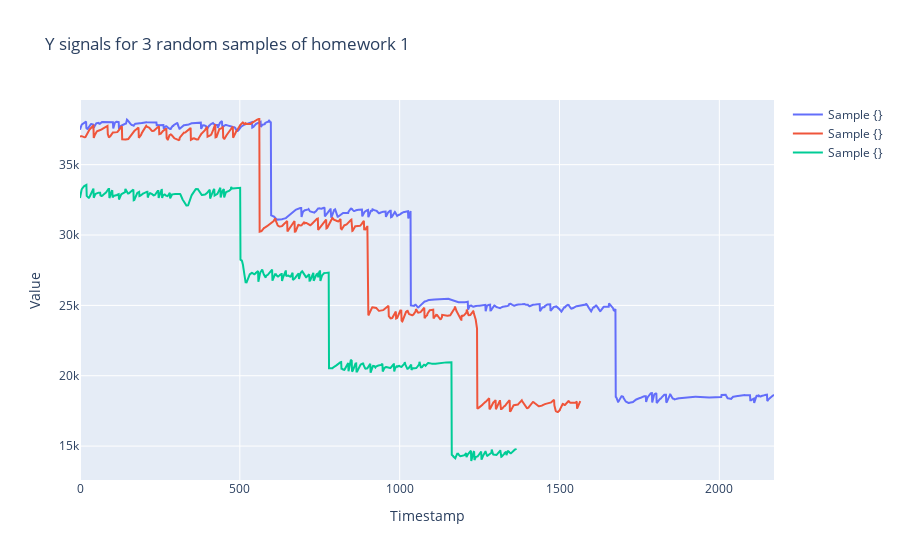

The cell this chart's notebook holds for it:
### Code cell
plot_random_signals(df, 'y', 'Y signals for 3 random samples of homework 1', homework=3, samples=3)

### Figure 1 — Plotly figure (JSON) as saved in the notebook; plotly's stock layout.template omitted (floating-point values rounded to 4 significant figures; data arrays with more than 128 entries replaced by an {"elided": "..."} marker saying what was removed)
{"data": [{"mode": "lines", "name": "Sample {}", "type": "scatter", "x": {"elided": "2172 int values"}, "y": {"elided": "2172 int values"}}, {"mode": "lines", "name": "Sample {}", "type": "scatter", "x": {"elided": "1566 int values"}, "y": {"elided": "1566 int values"}}, {"mode": "lines", "name": "Sample {}", "type": "scatter", "x": {"elided": "1366 int values"}, "y": {"elided": "1366 int values"}}], "layout": {"hovermode": "closest", "title": {"text": "Y signals for 3 random samples of homework 1"}, "xaxis": {"title": {"text": "Timestamp"}}, "yaxis": {"title": {"text": "Value"}}}}
